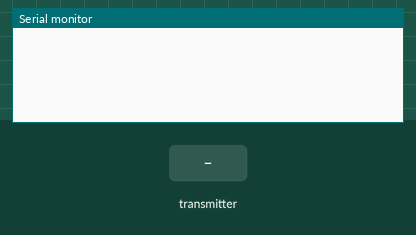
The sketch below on a simulated ESP32. On the bench: the last lines printed to the serial monitor. The test bench sets the inputs (shaded band).

Above: at 1.2 s.
1.3 s: the transmitter starts sending a = 0
At 1.66 s:
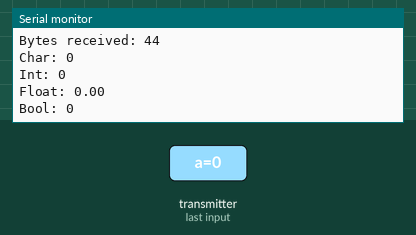
2.8 s: the transmitter starts sending b = 1024
4.3 s: the transmitter starts sending c = 25
5.8 s: the transmitter starts sending d = 1
At 6.16 s:
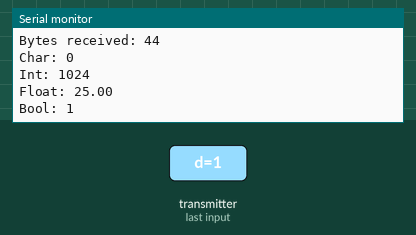
7.3 s: the transmitter starts sending a = 1
8.8 s: the transmitter starts sending b = 2048
Timing chart, 0 to 11.3 s (numbered marks = the images above; inputs shaded):
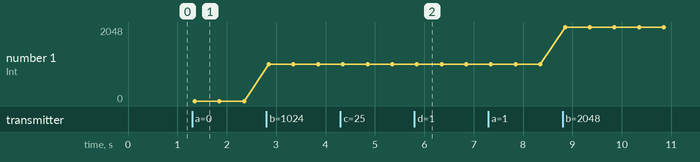

The sketch:

RTC_ESPNOW_Slave_Code.ino
```cpp
// Communication and Networking Libraries
#include <esp_now.h>          // ESP-NOW communication protocol
#include <WiFi.h>             // ESP32 WiFi functionality
#include <WiFiUdp.h>          // UDP (User Datagram Protocol) functionality for WiFi

// Core Libraries
#include <Arduino.h>          // Arduino core library
#include <Preferences.h>      // Library for storing data in non-volatile memory

void getMac(){
  Serial.begin(115200);
  WiFi.mode(WIFI_MODE_STA);
  Serial.println(WiFi.macAddress());
}

// Structure example to receive data
// Must match the sender structure
typedef struct struct_message {
    char a[32];
    int b;
    float c;
    bool d;
} struct_message;

// Create a struct_message called myData
struct_message myData;

// callback function that will be executed when data is received
void OnDataRecv(const uint8_t * mac, const uint8_t *incomingData, int len) {
  memcpy(&myData, incomingData, sizeof(myData));
  Serial.print("Bytes received: ");
  Serial.println(len);
  Serial.print("Char: ");
  Serial.println(myData.a);
  Serial.print("Int: ");
  Serial.println(myData.b);
  Serial.print("Float: ");
  Serial.println(myData.c);
  Serial.print("Bool: ");
  Serial.println(myData.d);
  Serial.println();
}

void setup() {
  // Initialize Serial Monitor
  Serial.begin(115200);

  // Set device as a Wi-Fi Station
  WiFi.mode(WIFI_STA);

  // Init ESP-NOW
  if (esp_now_init() != ESP_OK) {
    Serial.println("Error initializing ESP-NOW");
    return;
  }

  // Once ESPNow is successfully Init, we will register for recv CB to
  // get recv packer info
  esp_now_register_recv_cb(OnDataRecv);
}

void loop() {

}
```

Measured:
- after the input at 1.3 s, the serial monitor: prints a new line after 0.05 s (image 1)
- after the input at 5.8 s, the serial monitor: prints a new line after 0.05 s (image 2)
- plotted number 1: 0 → 1024 after the input at 2.8 s, 1024 → 2048 after the input at 8.8 s
